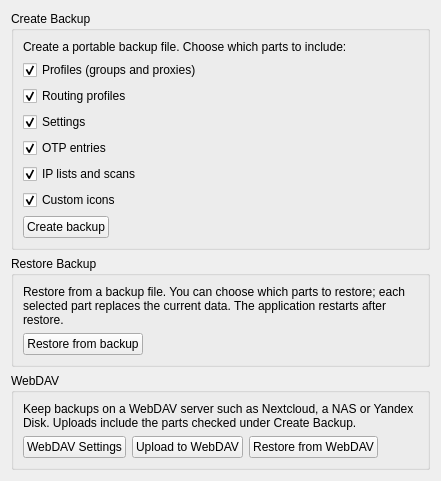
     <widget class="QWidget" name="tab_backup">
      <attribute name="title">
       <string>Backup</string>
      </attribute>
      <layout class="QVBoxLayout" name="verticalLayout_backup">
       <item>
        <widget class="QGroupBox" name="groupBox_backup_create">
         <property name="sizePolicy">
          <sizepolicy hsizetype="Preferred" vsizetype="Maximum">
           <horstretch>0</horstretch>
           <verstretch>0</verstretch>
          </sizepolicy>
         </property>
         <property name="title">
          <string>Create Backup</string>
         </property>
         <layout class="QVBoxLayout" name="verticalLayout_backup_create">
          <item>
           <widget class="QLabel" name="label_backup_desc">
            <property name="text">
             <string>Create a portable backup file. Choose which parts to include:</string>
            </property>
            <property name="wordWrap">
             <bool>true</bool>
            </property>
           </widget>
          </item>
          <item>
           <widget class="QCheckBox" name="backup_inc_profiles">
            <property name="text">
             <string>Profiles (groups and proxies)</string>
            </property>
            <property name="checked">
             <bool>true</bool>
            </property>
           </widget>
          </item>
          <item>
           <widget class="QCheckBox" name="backup_inc_routes">
            <property name="text">
             <string>Routing profiles</string>
            </property>
            <property name="checked">
             <bool>true</bool>
            </property>
           </widget>
          </item>
          <item>
           <widget class="QCheckBox" name="backup_inc_settings">
            <property name="text">
             <string>Settings</string>
            </property>
            <property name="checked">
             <bool>true</bool>
            </property>
           </widget>
          </item>
          <item>
           <widget class="QCheckBox" name="backup_inc_otp">
            <property name="text">
             <string>OTP entries</string>
            </property>
            <property name="checked">
             <bool>true</bool>
            </property>
           </widget>
          </item>
          <item>
           <widget class="QCheckBox" name="backup_inc_ip_lists">
            <property name="text">
             <string>IP lists and scans</string>
            </property>
            <property name="checked">
             <bool>true</bool>
            </property>
           </widget>
          </item>
          <item>
           <widget class="QCheckBox" name="backup_inc_icons">
            <property name="text">
             <string>Custom icons</string>
            </property>
            <property name="checked">
             <bool>true</bool>
            </property>
           </widget>
          </item>
          <item>
           <layout class="QHBoxLayout" name="horizontalLayout_backup_btn">
            <item>
             <widget class="QPushButton" name="backup_create">
              <property name="text">
               <string>Create backup</string>
              </property>
             </widget>
            </item>
            <item>
             <spacer name="horizontalSpacer_backup">
              <property name="orientation">
               <enum>Qt::Orientation::Horizontal</enum>
              </property>
              <property name="sizeHint" stdset="0">
               <size>
                <width>40</width>
                <height>20</height>
               </size>
              </property>
             </spacer>
            </item>
           </layout>
          </item>
         </layout>
        </widget>
       </item>
       <item>
        <widget class="QGroupBox" name="groupBox_backup_restore">
         <property name="sizePolicy">
          <sizepolicy hsizetype="Preferred" vsizetype="Maximum">
           <horstretch>0</horstretch>
           <verstretch>0</verstretch>
          </sizepolicy>
         </property>
         <property name="title">
          <string>Restore Backup</string>
         </property>
         <layout class="QVBoxLayout" name="verticalLayout_backup_restore">
          <item>
           <widget class="QLabel" name="label_restore_desc">
            <property name="text">
             <string>Restore from a backup file. You can choose which parts to restore; each selected part replaces the current data. The application restarts after restore.</string>
            </property>
            <property name="wordWrap">
             <bool>true</bool>
            </property>
           </widget>
          </item>
          <item>
           <layout class="QHBoxLayout" name="horizontalLayout_restore_btn">
            <item>
             <widget class="QPushButton" name="backup_restore">
              <property name="text">
               <string>Restore from backup</string>
              </property>
             </widget>
            </item>
            <item>
             <spacer name="horizontalSpacer_restore">
              <property name="orientation">
               <enum>Qt::Orientation::Horizontal</enum>
              </property>
              <property name="sizeHint" stdset="0">
               <size>
                <width>40</width>
                <height>20</height>
               </size>
              </property>
             </spacer>
            </item>
           </layout>
          </item>
         </layout>
        </widget>
       </item>
       <item>
        <widget class="QGroupBox" name="groupBox_backup_webdav">
         <property name="sizePolicy">
          <sizepolicy hsizetype="Preferred" vsizetype="Maximum">
           <horstretch>0</horstretch>
           <verstretch>0</verstretch>
          </sizepolicy>
         </property>
         <property name="title">
          <string>WebDAV</string>
         </property>
         <layout class="QVBoxLayout" name="verticalLayout_backup_webdav">
          <item>
           <widget class="QLabel" name="label_webdav_desc">
            <property name="text">
             <string>Keep backups on a WebDAV server such as Nextcloud, a NAS or Yandex Disk. Uploads include the parts checked under Create Backup.</string>
            </property>
            <property name="wordWrap">
             <bool>true</bool>
            </property>
           </widget>
          </item>
          <item>
           <layout class="QHBoxLayout" name="horizontalLayout_webdav_btn">
            <item>
             <widget class="QPushButton" name="webdav_settings">
              <property name="text">
               <string>WebDAV Settings</string>
              </property>
             </widget>
            </item>
            <item>
             <widget class="QPushButton" name="webdav_upload">
              <property name="text">
               <string>Upload to WebDAV</string>
              </property>
             </widget>
            </item>
            <item>
             <widget class="QPushButton" name="webdav_restore">
              <property name="text">
               <string>Restore from WebDAV</string>
              </property>
             </widget>
            </item>
            <item>
             <spacer name="horizontalSpacer_webdav">
              <property name="orientation">
               <enum>Qt::Orientation::Horizontal</enum>
              </property>
              <property name="sizeHint" stdset="0">
               <size>
                <width>40</width>
                <height>20</height>
               </size>
              </property>
             </spacer>
            </item>
           </layout>
          </item>
         </layout>
        </widget>
       </item>
       <item>
        <spacer name="verticalSpacer_backup">
         <property name="orientation">
          <enum>Qt::Orientation::Vertical</enum>
         </property>
         <property name="sizeHint" stdset="0">
          <size>
           <width>20</width>
           <height>0</height>
          </size>
         </property>
        </spacer>
       </item>
      </layout>
     </widget>
